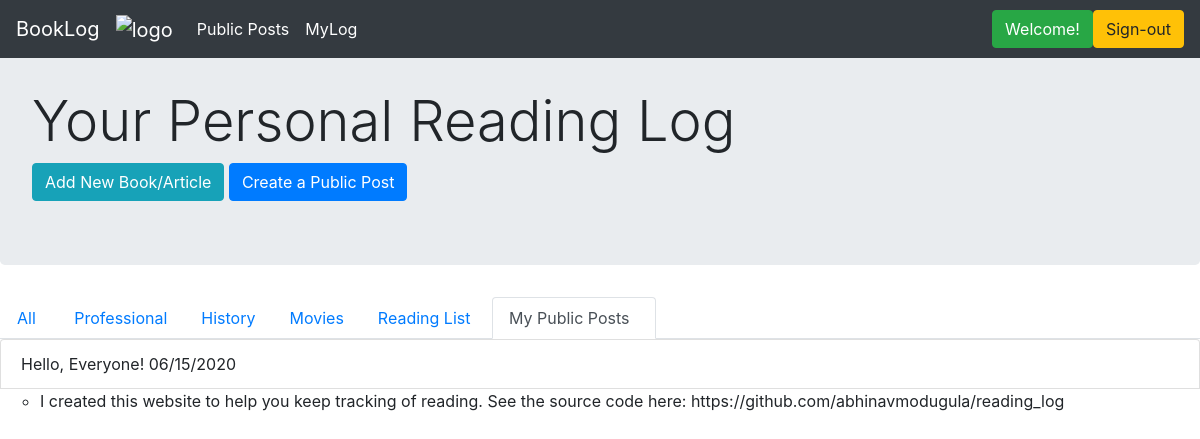
The app's page /publicposts (signed in), older data.
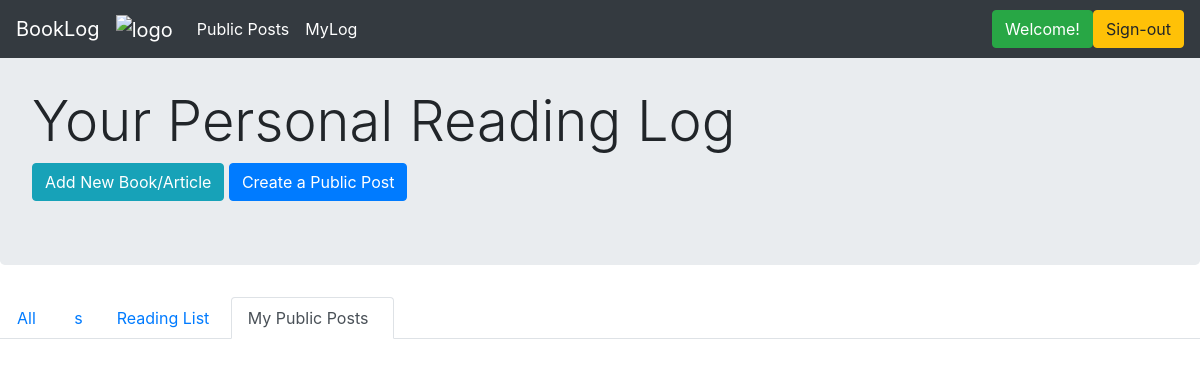
The same page, newer data.
### application/models.py (models this page shows)
class Category(db.Model):
    __tablename__ = 'categories'
    id = db.Column(db.Integer, primary_key=True)
    name = db.Column(db.String(150), index=True, nullable=False, unique=False)
    user_id = db.Column(db.Integer, ForeignKey('users.id'), nullable=False, index=False)
    user = relationship("User", backref="categories", foreign_keys=[user_id])

class PublicPost(db.Model):
    __tablename__ = "public_posts"
    id = db.Column(db.Integer, primary_key=True)
    title = db.Column(db.String(100), index=True, unique=False, nullable=False)
    date_created = db.Column(db.DateTime, index=False, unique=False, nullable=False)
    text = db.Column(db.Text, index=False, unique=False, nullable=False)
    user_id = db.Column(db.Integer, ForeignKey('users.id'), nullable=False, index=True)
    user = relationship("User", backref = "public_posts", foreign_keys=[user_id])

### application/routes.py (the view)
@main_bp.route("/publicposts", methods=['GET'])
@login_required
def my_public_posts():
    user = User.query.filter_by(id=session.get("user_id")).first()
    posts = user.public_posts
    return render_template("mypublicposts.html", posts = posts, cats=user.categories)

### application/auth.py (called while the page is built)
@auth_bp.before_app_request
def load_logged_in_user():
    user_id = session.get('user_id')
    if user_id is None:
        g.user = None
    else:
        g.user = User.query.filter_by(id=user_id).first()

def login_required(view):
    @functools.wraps(view)
    def wrapped_view(**kwargs):
        if g.user is None:
            return redirect(url_for('auth_bp.login'))
        return view(**kwargs)
    return wrapped_view

### application/routes.py (called while the page is built)
@main_bp.before_app_request
def load_logged_in_user():
    user_id = session.get('user_id')
    if user_id is None:
        g.user = None
    else:
        g.user = User.query.filter_by(id=user_id).first()

### application/templates/mypublicposts.html (shortened to what this page needs)
{% extends 'layout.html' %}
{% block content %}
<div class="jumbotron">
    <br>
    <h1 class="display-4">Your Personal Reading Log</h1>
    <a href="{{url_for('main_bp.create_new')}}" class="btn btn-info" role="button">Add New Book/Article</a>
    <a href="{{url_for('main_bp.create_public_post')}}" class="btn btn-primary" role="button">Create a Public Post</a>
</div>
<ul class="nav nav-tabs">
  <li class="nav-item"> <a class="nav-link" href="{{url_for('main_bp.myLog')}}">All&nbsp;</a> </li>
  {% for cat in cats %}
       <li class="nav-item"> <a class="nav-link" href="{{url_for('main_bp.myLogCat', cat_id=cat.id)}}">{{cat.name}}</a> </li>
  {% endfor %}
  <li class="nav-item"> <a class="nav-link" href="{{ url_for('main_bp.reading_list')}}">Reading List&nbsp;</a></li>
  <li class="nav-item"> <a class="nav-link active" href="#">My Public Posts&nbsp;&nbsp;</a></li>
  <div class="btn-toolbar" role="toolbar">
  </div>
</ul>
<ul class="list-group">
{% for post in posts %}
  <li class="list-group-item d-flex justify-content-between align-items-center">
    {{ post.title }}
    {{ post.date_created.strftime("%m/%d/%Y") }}
  </li>
  <ul><li>{{post.text}}</li></ul>
{% endfor %}
</ul>
{% endblock %}

Row changes from the older to the newer data that the page shows:
removed Category: name "History"
removed Category: name "Movies"
removed PublicPost: title "Hello, Everyone!", date_created "06/15/2020", text "I created this website to help you keep tracking of reading. See the source code here: https://github.com/abhinavmodugula/reading_log"
changed Category: name "Professional" → "s"
